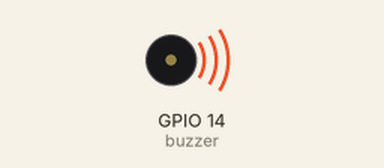
Bench run of a program on a simulated ESP32 board running MicroPython. On the bench: buzzer (waves = sounding). At 2.1 s the program stops and its outputs stay as they are.

Above: at 0.1 s.
At 2.2 s:
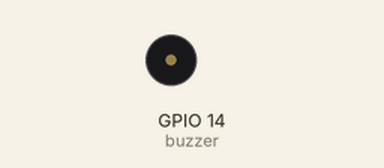
Timing chart, 0 to 3.6 s (numbered marks = the images above):
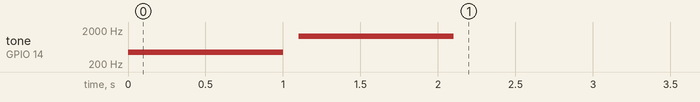

Measured:
- by itself, tone on GPIO 14 (buzzer): silent → 440 Hz at 0.00 s, → silent 1.0 s later, → 1319 Hz 0.10 s later, → silent 1.0 s later

The program:

simplest_passive_buzzer.py
```python
from machine import Pin, PWM
from time import sleep

buzzer=PWM(Pin(14,Pin.OUT),duty=0)

buzzer.duty(512)
buzzer.freq(440) # A4 note
sleep(1)
buzzer.duty(0)
sleep(0.1)
buzzer.duty(512)
buzzer.freq(1319) # E6 note
sleep(1)
buzzer.duty(0)
```
